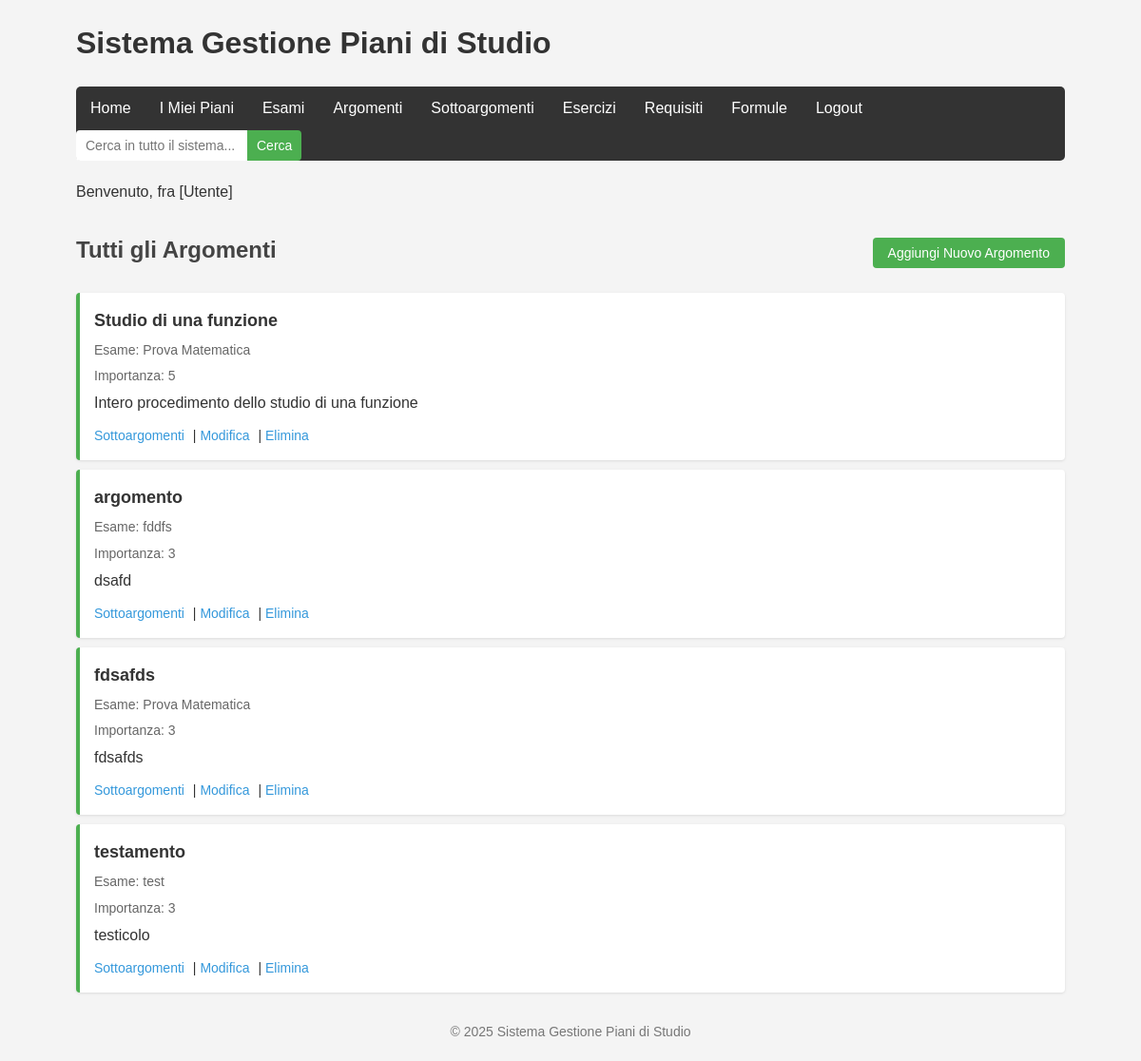
Screenshot of /pages/argomenti.php (signed in) with the database file from the repository.
### tables this page shows
CREATE TABLE `argomenti` (
  `id` int(11) NOT NULL,
  `esame_id` int(11) NOT NULL,
  `titolo` varchar(100) NOT NULL,
  `descrizione` text DEFAULT NULL,
  `livello_importanza` int(11) DEFAULT 3
);

CREATE TABLE `esami` (
  `id` int(11) NOT NULL,
  `piano_id` int(11) NOT NULL,
  `nome` varchar(100) NOT NULL,
  `codice` varchar(20) DEFAULT NULL,
  `crediti` int(11) DEFAULT 6,
  `descrizione` text DEFAULT NULL,
  `anno` int(11) DEFAULT NULL,
  `semestre` int(11) DEFAULT NULL
);

### models/argomento.php (called while the page is built, shortened)
<?php
class Argomento {
    private $conn;
    private $table_name = "argomenti";
    public function __construct($db) {
        $this->conn = $db;
    }
    public function readAll() {
        $query = "SELECT a.*, e.nome as esame_nome
                  FROM " . $this->table_name . " a
                  LEFT JOIN esami e ON a.esame_id = e.id
                  ORDER BY a.livello_importanza DESC, a.titolo ASC";
        $stmt = $this->conn->prepare($query);
        $stmt->execute();
        return $stmt;
    }
}
?>

### pages/argomenti.php (the view, shortened to what this page needs)
<?php
include_once '../ui/includes/header.php';
include_once '../models/argomento.php';
include_once '../models/esame.php';
$database = new Database();
$db = $database->getConnection();
if (!$db) {
    $message = "Problema di connessione al database.";
    $message_class = "error";
} else {
    $argomento = new Argomento($db);
    $esame_id = isset($_GET['esame_id']) ? $_GET['esame_id'] : null;
    echo "<div class='header-with-button'>";
    if ($esame_id) {
        echo "<h2>Argomenti dell'Esame: " . $esame_info['nome'] . "</h2>";
    } else {
        echo "<h2>Tutti gli Argomenti</h2>";
    }
    echo "<button id='showCreateFormBtn' class='btn-primary'>Aggiungi Nuovo Argomento</button>";
    echo "</div>";
    if ($esame_id) {
        $stmt = $argomento->readByEsame($esame_id);
    } else {
        $stmt = $argomento->readAll();
    }
    $num = $stmt->rowCount();
    if ($num > 0) {
        echo "<ul class='item-list'>";
        while ($row = $stmt->fetch(PDO::FETCH_ASSOC)) {
            extract($row);
            $esame_info_display = isset($esame_nome) ? "<div class='item-meta'>Esame: $esame_nome</div>" : "";
            echo "<li class='importance-$livello_importanza'>
                    <div class='item-title'>$titolo</div>
                    $esame_info_display
                    <div class='item-meta'>Importanza: $livello_importanza</div>
                    <div class='item-description'>$descrizione</div>
                    <div class='item-actions'>
                        <a href='sottoargomenti.php?argomento_id=$id'>Sottoargomenti</a> |
                        <a href='?edit=$id" . ($esame_id ? "&esame_id=$esame_id" : "") . "'>Modifica</a> |
                        <a href='?delete=$id" . ($esame_id ? "&esame_id=$esame_id" : "") . "' onclick='return confirm(\"Sei sicuro di voler eliminare questo argomento?\");'>Elimina</a>
                    </div>
                </li>";
        }
        echo "</ul>";
    } else {
        echo "<p>Nessun argomento trovato." . ($esame_id ? " Aggiungi un argomento a questo esame." : "") . "</p>";
    }
}
include_once '../ui/includes/footer.php';
?>

### ui/css/style.css (style rules this page uses)
* { box-sizing: border-box; margin: 0; padding: 0; }
body { font-family: Arial, sans-serif; line-height: 1.6; color: #333; background-color: #f4f4f4; }
h2 { color: #444; margin-bottom: 15px; border-bottom: 1px solid #ddd; padding-bottom: 5px; }
button { padding: 10px 20px; background-color: #4CAF50; color: white; border: none; border-radius: 4px; cursor: pointer; font-size: 16px; transition: background-color 0.3s; }
ul { list-style-type: none; margin-bottom: 20px; }
li { background-color: white; margin: 5px 0; padding: 10px; border-radius: 4px; box-shadow: 0 1px 3px rgba(0, 0, 0, 0.1); }
a { text-decoration: none; color: #3498db; margin-left: 10px; }
.item-list li { padding: 15px; margin-bottom: 10px; border-left: 4px solid #4CAF50; }
.item-title { font-size: 18px; font-weight: bold; margin-bottom: 5px; }
.item-meta { font-size: 14px; color: #666; margin-bottom: 5px; }
.item-description { margin-bottom: 10px; }
.item-actions { font-size: 14px; margin-top: 5px; }
.item-actions a { margin-right: 5px; margin-left: 0; }
.importance-3 { border-left-color: #FFC107; }
.importance-5 { border-left-color: #6C757D; }
.header-with-button { display: flex; justify-content: space-between; align-items: center; margin-bottom: 20px; flex-wrap: wrap; }
.header-with-button h2 { margin: 0; border-bottom: none; }
.header-with-button button { margin-left: 10px; }
.btn-primary { display: inline-block; padding: 8px 16px; background-color: #4CAF50; color: white; border: none; border-radius: 4px; cursor: pointer; font-size: 14px; transition: background-color 0.3s; text-decoration: none; }
.btn-primary { margin-left: 0; }

### rows the page displays
argomenti: titolo "Studio di una funzione", esame.nome "Prova Matematica", livello_importanza "5", descrizione "Intero procedimento dello studio di una funzione"
argomenti: titolo "argomento", esame.nome "fddfs", livello_importanza "3", descrizione "dsafd"
argomenti: titolo "fdsafds", esame.nome "Prova Matematica", livello_importanza "3", descrizione "fdsafds"
argomenti: titolo "testamento", esame.nome "test", livello_importanza "3", descrizione "testicolo"

### other values shown
$_SESSION['username'] "fra"
